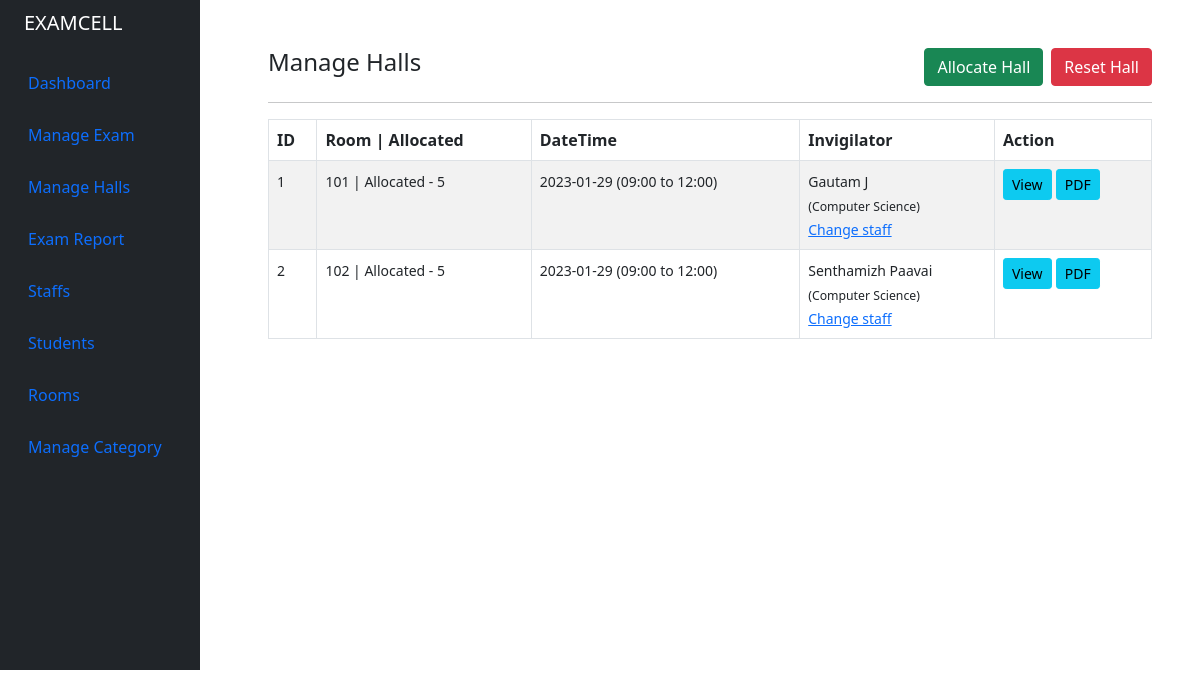
The page /admin/halls.php (signed in) on the database its author committed.
### tables this page shows
CREATE TABLE `tbl_halls`(
  `id` int(11) NOT NULL,
  `date` date NOT NULL,
  `start_time` varchar(64) NOT NULL,
  `end_time` varchar(64) NOT NULL,
  `room` int(11) NOT NULL,
  `exam_details` longtext NOT NULL,
  `allocated` int(11) NOT NULL,
  `remaining` int(11) NOT NULL,
  `staff` int(11) NOT NULL,
  `notify_date` datetime NOT NULL,
  `is_notified` datetime DEFAULT NULL
);

CREATE TABLE `tbl_room` (
  `id` int(11) NOT NULL,
  `dept` int(11) NOT NULL,
  `block` int(11) NOT NULL,
  `room` varchar(100) NOT NULL,
  `capacity` int(11) NOT NULL,
  `row_dim` int(11) NOT NULL,
  `col_dim` int(11) NOT NULL
);

CREATE TABLE `tbl_staff` (
  `id` int(11) NOT NULL,
  `email` varchar(100) NOT NULL,
  `firstname` varchar(50) NOT NULL,
  `lastname` varchar(50) NOT NULL,
  `phonenumber` varchar(30) DEFAULT NULL,
  `password` varchar(250) NOT NULL,
  `pass_code` varchar(250) DEFAULT NULL,
  `profile_image` varchar(191) DEFAULT NULL,
  `staff_department` int(11) NOT NULL DEFAULT 0,
  `admin` int(11) NOT NULL DEFAULT 0,
  `active` int(11) NOT NULL DEFAULT 1,
  `media_path_slug` varchar(191) DEFAULT NULL,
  `created_at` datetime NOT NULL,
  `created_by` int(11) NOT NULL,
  `updated_at` datetime NOT NULL,
  `updated_by` int(11) NOT NULL
);

CREATE TABLE `tbl_department` (
  `id` int(11) NOT NULL,
  `deptname` varchar(100) NOT NULL,
  `deptslug` varchar(100) NOT NULL
);

### admin/halls.php (the view, shortened to what this page needs)
<?php
include '../helpers/basic_helper.php';
if (isset($_SESSION['email']) && isset($_SESSION['id'])) {
    echo site_header();
?>
    <div class="container-fluid">
        <div class="row flex-nowrap">
            <?php echo site_navbar(); ?>
            <div class="after-side-content col py-5 px-5">
                <div class="row">
                    <div class="col-md-8">
                        <h4>Manage Halls</h4>
                    </div>
                    <div class="col-md-4">
                        <a href="#" class="btn btn-danger reset_halls rounded ms-2 float-end">Reset Hall</a>
                        <a href="hall_create_edit.php" class="btn btn-success rounded float-end">Allocate Hall</a>
                    </div>
                </div>
                <div>
                    <hr>
                    <table class="table table-bordered table-striped">
                        <thead>
                            <tr>
                                <th>ID</th>
                                <th>Room | Allocated</th>
                                <th>DateTime</th>
                                <th>Invigilator</th>
                                <th>Action</th>
                            </tr>
                        </thead>
                        <tbody>
                            <?php
                            $query = "SELECT tbl_halls.*, tbl_room.room as roomname FROM tbl_halls INNER JOIN tbl_room ON tbl_room.id=tbl_halls.room ORDER BY tbl_halls.date DESC;";
                            $query_run = mysqli_query($conn, $query);
                            if (mysqli_num_rows($query_run) > 0) {
                                foreach ($query_run as $hall) {
                            ?>
                                    <tr>
                                        <td><small><?= $hall['id']; ?></small></td>
                                        <td><small><?= $hall['roomname']; ?> | Allocated - <?= $hall['allocated']; ?></small></td>
                                        <td><small><?= $hall['date'] . ' (' . $hall['start_time'] . ' to ' . $hall['end_time'] . ')'; ?></small></td>
                                        <td><small><?php
                                            if ($hall['staff'] != NULL && $hall['staff'] != 0) {
                                                $query = "SELECT tbl_staff.firstname, tbl_staff.lastname, tbl_department.deptname FROM tbl_staff INNER JOIN tbl_department ON tbl_department.id=tbl_staff.staff_department WHERE tbl_staff.id=".$hall['staff'];
                                                $query_run = mysqli_query($conn, $query);
                                                if (mysqli_num_rows($query_run) > 0) {
                                                    $row = mysqli_fetch_assoc($query_run);
                                                    echo $row['firstname'] . ' ' . $row['lastname'] . '<br><small>(' . $row['deptname'] . ')</small><br>';
                                                    echo "<a href='#' class='assign_invigilator' data-hall_id='".$hall['id']."'>Change staff</a>";
                                                }
                                            } else {
                                                echo "<a href='#' class='btn btn-primary btn-sm assign_invigilator' data-hall_id='" . $hall['id'] . "'>Assign Staff</a>";
                                            }
                                            ?>
                                            </small>
                                        </td>
                                        <td>
                                            <a href="#" class="btn btn-info btn-sm show_exam_detail" data-hall_id="<?= $hall['id']; ?>">View</a>
                                            <form action="controller.php" method="POST" class="d-inline">
                                                <button type="submit" name="hall_pdf_maker" value="<?= $hall['id']; ?>" class="btn btn-info btn-sm">PDF</button>
                                            </form>
                                        </td>
                                    </tr>
                            <?php
                                }
                            } else {
                                echo "<h5> No Record Found </h5>";
                            }
                            ?>
                        </tbody>
                    </table>
                </div>
            </div>
        </div>
    </div>
<?php
    echo site_footer();
} else {
    header("Location: index.php");
}

### helpers/basic_helper.php (shortened to what this page needs)
<?php
function site_header() {
    $header =  "<!DOCTYPE html>
    <html lang='en'>
    <head>
        <meta charset='UTF-8'>
        <title>Examcell</title>
        <link href='../assets/bootstrap/css/bootstrap.min.css' rel='stylesheet'>
        <link rel='stylesheet' href='https://cdnjs.cloudflare.com/ajax/libs/font-awesome/4.7.0/css/font-awesome.min.css'>
        <link rel='stylesheet' href='../assets/styles.css'>
    </head>
    <body>
    <div class='container d-flex'>
    ";
    return $header;
}
function site_footer() {
    return "
    </div>
    </body>
    <script src='../assets/bootstrap/js/bootstrap.bundle.min.js'></script>
    <script src='../assets/jquery.min.js'></script>
    <link rel='stylesheet' type='text/css' href='../assets/datetimepicker/jquery.datetimepicker.css'/ >
    <script src='../assets/datetimepicker/build/jquery.datetimepicker.full.min.js'></script>
    <script src='../assets/jquery_validation/dist/jquery.validate.js'></script>
    <script src='../assets/scripts.js'></script>
    </html>";
}
function get_menu_item()
{
    $content = "";
    if ($_SESSION['admin']) {
        $content .= "
            <li class='nav-item'>
                <a href='dashboard.php' class='nav-link align-middle px-0'>
                    <i class='fs-4 bi-house'></i> <span class='ms-1 d-none d-sm-inline'>Dashboard</span>
                </a>
            </li>
            <li class='nav-item'>
                <a href='exams.php' class='nav-link align-middle px-0'>
                    <i class='fs-4 bi-house'></i> <span class='ms-1 d-none d-sm-inline'>Manage Exam</span>
                </a>
            </li>
            <li class='nav-item'>
                <a href='halls.php' class='nav-link align-middle px-0'>
                    <i class='fs-4 bi-house'></i> <span class='ms-1 d-none d-sm-inline'>Manage Halls</span>
                </a>
            </li>
            <li class='nav-item'>
                <a href='exam_report.php' class='nav-link align-middle px-0'>
                    <i class='fs-4 bi-house'></i> <span class='ms-1 d-none d-sm-inline'>Exam Report</span>
                </a>
            </li>
            <li class='nav-item'>
                <a href='staff.php' class='nav-link align-middle px-0'>
                    <i class='fs-4 bi-house'></i> <span class='ms-1 d-none d-sm-inline'>Staffs</span>
                </a>
            </li>
            <li class='nav-item'>
                <a href='student.php' class='nav-link align-middle px-0'>
                    <i class='fs-4 bi-house'></i> <span class='ms-1 d-none d-sm-inline'>Students</span>
                </a>
            </li>
            <li class='nav-item'>
                <a href='room.php' class='nav-link align-middle px-0'>
                    <i class='fs-4 bi-house'></i> <span class='ms-1 d-none d-sm-inline'>Rooms</span>
                </a>
            </li>
            <li>
                <a href='#submenu1' data-bs-toggle='collapse' class='nav-link px-0 align-middle'>
                    <i class='fs-4 bi-speedometer2'></i> <span class='ms-1 d-none d-sm-inline'>Manage Category</span> </a>
            </li>";
    }
    return $content;
}
function site_navbar()
{
    return "
    <div class='col-auto col-md-3 col-xl-2 px-sm-2 px-0 bg-dark' style='position:fixed;overflow-y:auto;height:670px;'>
        <div class='d-flex flex-column align-items-center align-items-sm-start px-3 pt-2 text-white min-vh-100'>
            <a href='/' class='d-flex align-items-center pb-3 mb-md-0 me-md-auto text-white text-decoration-none'>
                <span class='fs-5 d-none d-sm-inline'>EXAMCELL</span>
            </a>
            <ul class='nav nav-pills flex-column mb-sm-auto mb-0 align-items-center align-items-sm-start' id='menu'>
            ".get_menu_item()."
            </ul>
            <hr>
            <div class='dropdown pb-4'>
                <a href='#' class='d-flex align-items-center text-white text-decoration-none dropdown-toggle' id='dropdownUser1' data-bs-toggle='dropdown' aria-expanded='false'>
                    <img src='../assets/images/avatar.png' alt='hugenerd' width='30' height='30' class='rounded-circle'>
                    <span class='d-none d-sm-inline mx-1'>".$_SESSION['firstname']."</span>
                </a>
                <ul class='dropdown-menu dropdown-menu-dark text-small shadow'>
                    <li><a class='dropdown-item' href='#'>Settings</a></li>
                    <li><a class='dropdown-item' href='#'>Profile</a></li>
                    <li>
                        <hr class='dropdown-divider'>
                    </li>
                    <li><a class='dropdown-item' href='logout.php'>Sign out</a></li>
                </ul>
            </div>
        </div>
    </div>
    ";
}

### assets/styles.css (style rules this page uses)
.container { padding: 0px; margin: 0px; }
.after-side-content { margin-left: 220px !important; }
@media (min-width: 992px) { .container { padding: 0px !important ; margin: 0px !important ; max-width: initial !important; } }

### rows shown on the page
tbl_halls: id "1", tbl_room.room "101", allocated "5", date "2023-01-29", start_time "09:00", end_time "12:00", tbl_staff.firstname "Gautam", tbl_staff.lastname "J", tbl_department.deptname "Computer Science"
tbl_halls: id "2", tbl_room.room "102", allocated "5", date "2023-01-29", start_time "09:00", end_time "12:00", tbl_staff.firstname "Senthamizh", tbl_staff.lastname "Paavai", tbl_department.deptname "Computer Science"
